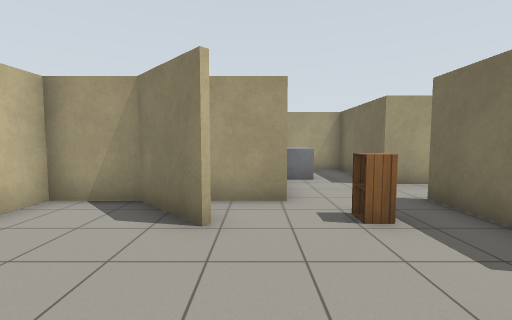
view 1 (above)

24 first-person views from a walk through a world built for the Gazebo simulator. The camera is 1.2 m above the floor, tilts 4° down and sees 90° across. The floor is counted in squares, 1 m on a side. Each view is taken from the middle of a square. On the plan, view 1 faces up. The plan holds only what a view shows up to about 12 squares ahead; the rest is blank. Gazebo's built-in surfaces are drawn with simple patterns.

view 2
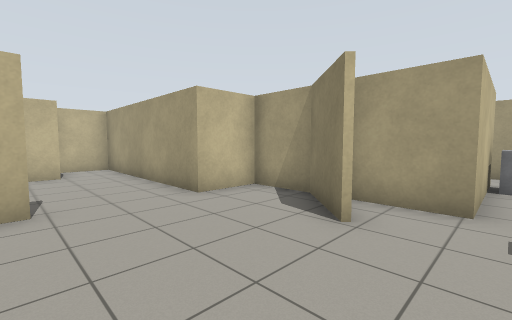

view 3
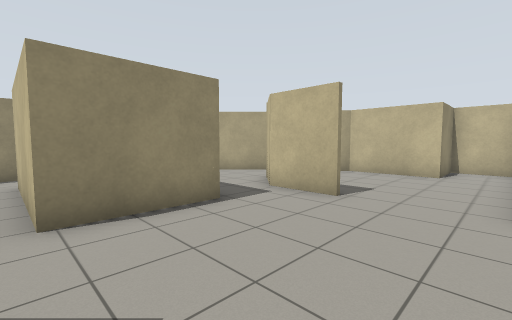

view 4
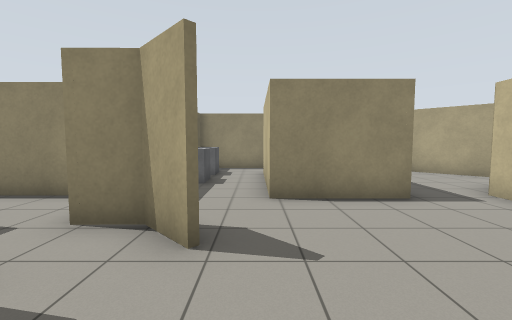

view 5
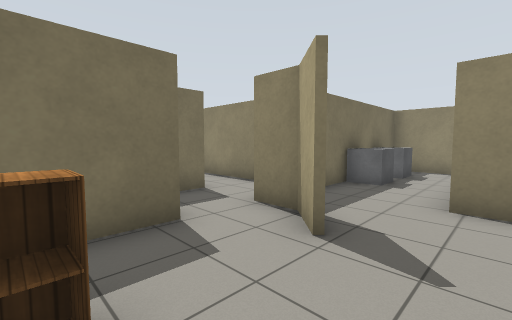

view 6
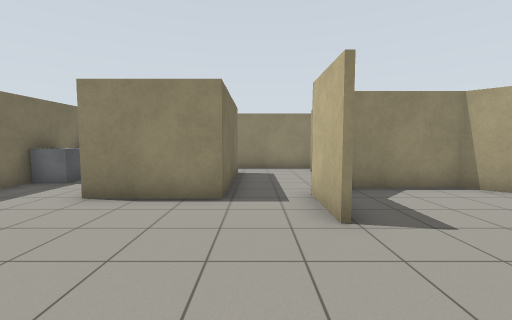

view 7
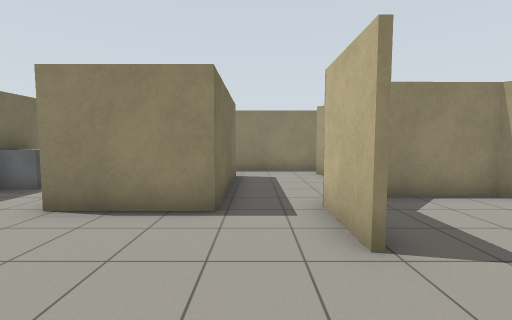

view 8
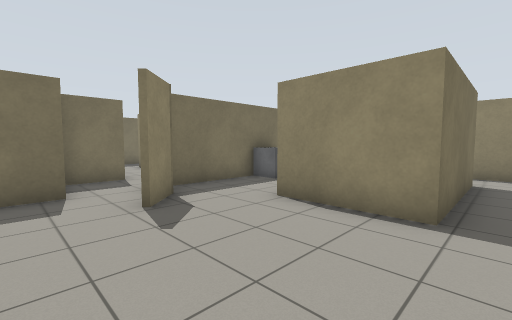

view 9
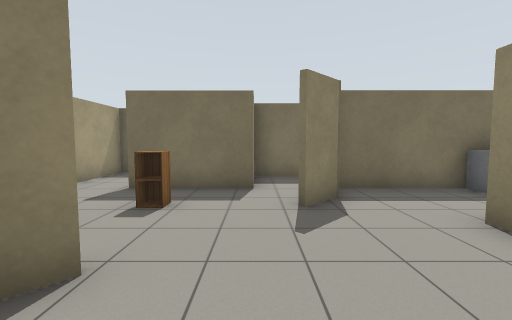

view 10
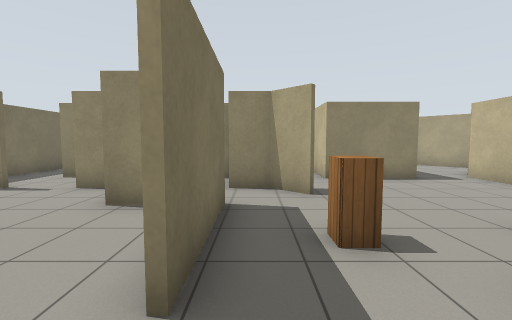

view 11
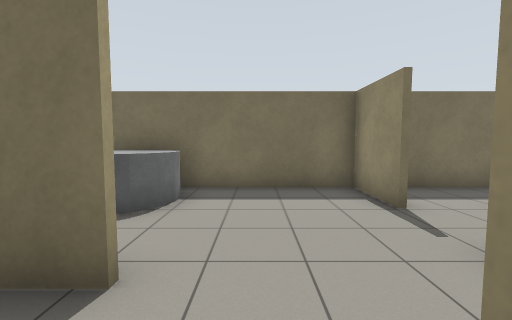

view 12
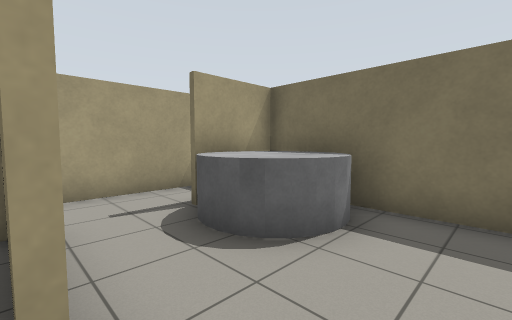

view 13
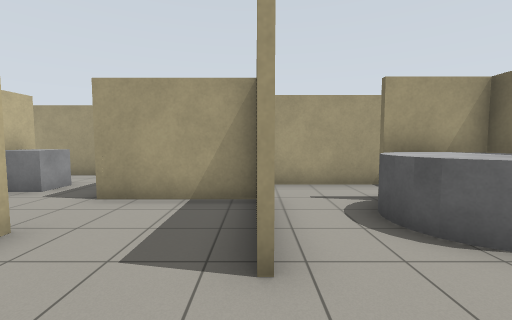

view 14
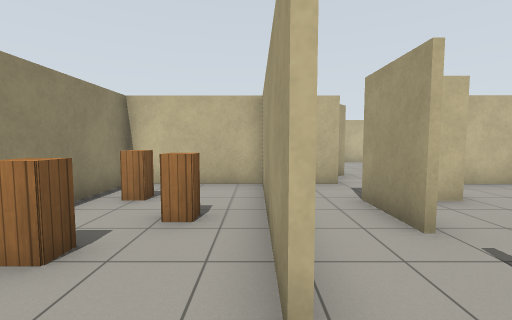

view 15
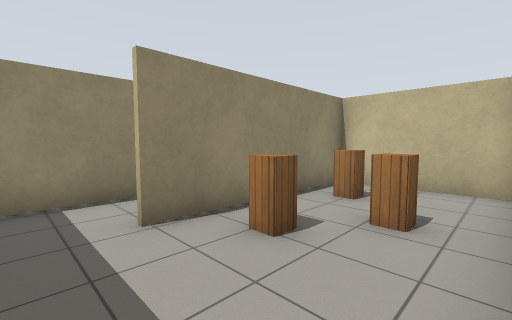

view 16
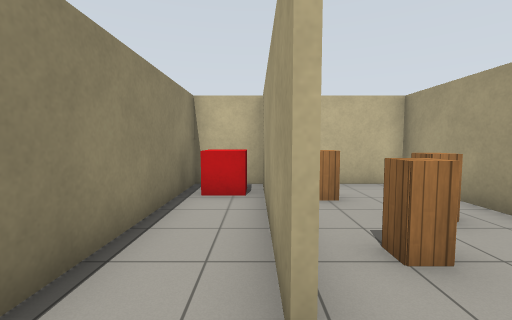

view 17
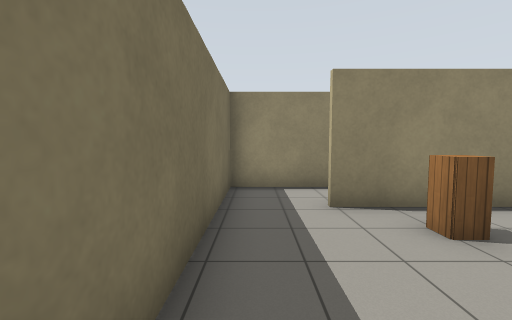

view 18
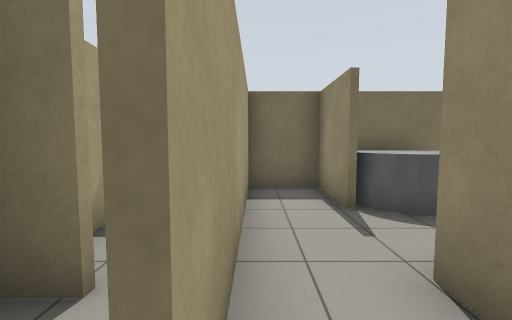

view 19
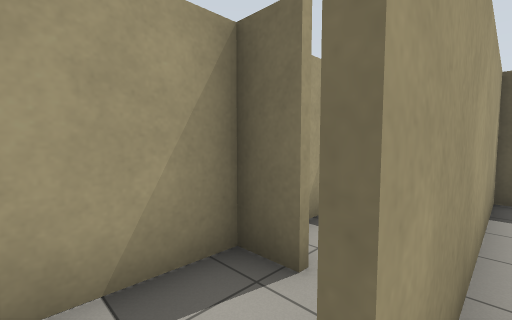

view 20
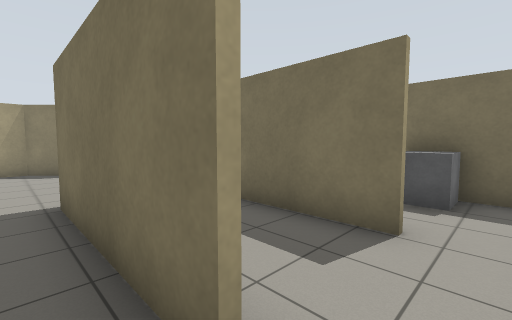

view 21
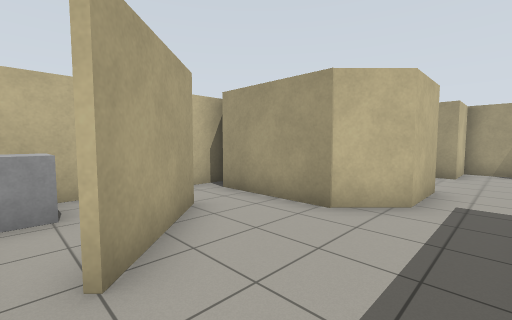

view 22
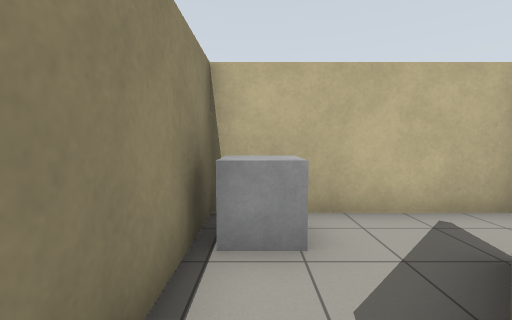

view 23
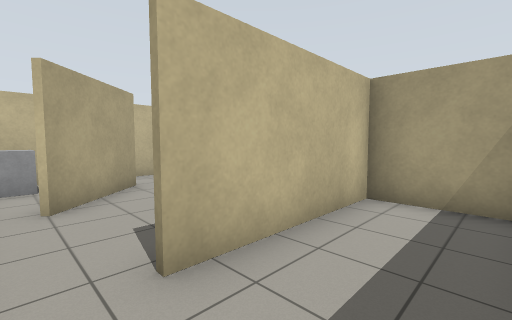

view 24
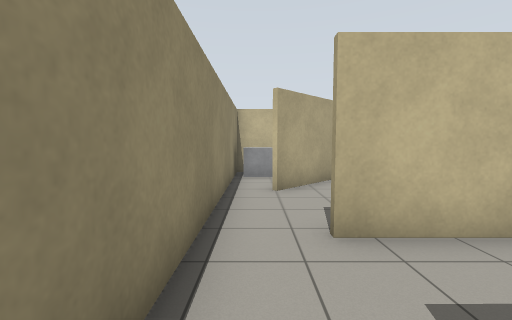

### Floor plan
Points are (right, up) in squares from view 1. A wall is a line through its corners. A room is listed if a view was taken in it or the views show most of it. See-through windows are left out.
Room 1 (views 1, 2, 3, 4, 5, 6, 7, 8, 9, 10)
walls: (-0.7, 3.5) (-2.3, 5.2) (-4.3, 5.2) (-4.3, 3.3); (1.7, 1.3) (2.6, 0.3) (3.7, 0.3); (0.7, 7.4) (0.7, 5.2) (-1.4, 5.2); (3.6, 2) (3.6, 5.4); (2.6, 0.2) (1.6, 1.2); (3.6, 7.3) (3.6, 11.2) (0.5, 11.2); (-4.3, 0.4) (-4.3, -1.7); (-2.3, -2.4) (-2.3, -1.4) (0.7, -1.4)
ways out: opening at (-3, -2) to room 6; opening at (-4, 1.5) to room 8; opening at (4, 6) to room 11; opening at (4, 1) to room 13
objects: grey box (1, 8) to (2, 9); cabinet (2, 4)
Room 2 (views 11, 12, 13)
walls: (9.5, 0.4) (11.7, 0.4) (11.7, 9.2) (7.5, 9.2); (10.4, 7.4) (11.7, 7.4); (6.9, 0.4) (7.8, 0.4); (11.7, 7.3) (10.4, 7.3); (5.1, 2.2) (5.9, 2.2) (5.9, 1.6)
ways out: opening at (8.5, 0) to room 3; opening at (5.5, 5) to room 11; opening at (6.5, 8)
objects: grey cylinder (9, 5) to (11, 7)
Room 3 (views 14, 15, 17)
walls: (11.7, -2.5) (11.7, -1); (7.6, -1.7) (9.6, -1.7)
ways out: opening at (8.5, 0) to room 2; opening at (10.5, -2) to room 9; opening at (6.5, -1) to room 12
Room 4 (views 16, 24)
walls: (3.7, -6) (3.7, -7.8); (3.6, -7.7) (3.6, -0.1); (0.4, -7.8) (11.7, -7.8) (11.7, -5.6); (0.7, -1.4) (0.7, -6.1); (9.8, -5.8) (4, -5.8)
ways out: opening at (1, -7) to room 7; opening at (10.5, -6) to room 9
objects: grey box (3, -6); grey box (3, -4) to (3, -3); red box (4, -7) to (5, -7)
Room 5 (views 18, 19)
walls: (6.9, 10.2) (6.9, 11.2); (8.7, 11.2) (4.9, 11.2)
ways out: opening at (5, 9)
Room 6 (views 20, 21, 22)
walls: (-2.3, -6.1) (-2.3, -2.4); (-5.6, -7.8) (-2.6, -7.8); (-4.3, -1.7) (-5.3, -2.8) (-7.5, -2.8); (-7.4, -4.3) (-5.2, -6.5)
ways out: opening at (-3, -2) to room 1; opening at (-2, -7) to room 7; opening at (-6.5, -4) to room 10; opening at (-5, -7) to room 10
Room 7 (view 23)
walls: (0.6, -6.1) (0.6, -3); (-2.6, -7.8) (0.4, -7.8); (0.1, -1.5) (-2.1, -1.5) (-2.1, -6.1)
ways out: opening at (1, -7) to room 4; opening at (-2, -7) to room 6
Room 8 (no view inside)
walls: (-9.3, 1.4) (-9.3, -1.8) (-8.4, -2.7) (-5.5, -2.7); (-4.3, 3.3) (-9.4, 3.3)
ways out: opening at (-4, 1.5) to room 1; opening at (-10, 2)
Room 9 (no view inside)
walls: (9.6, -1.8) (3.7, -1.8) (3.7, -6); (11.7, -5.6) (11.7, -2.5); (3.6, -5.7) (9.8, -5.7)
ways out: opening at (10.5, -2) to room 3; opening at (10.5, -6) to room 4
objects: cabinet (6, -5); cabinet (7, -3); cabinet (8, -4)
Room 10 (no view inside)
walls: (-7.5, -2.8) (-8.5, -2.8); (-9.3, -2.1) (-9.3, -7.8) (-5.6, -7.8)
ways out: opening at (-6.5, -4) to room 6; opening at (-5, -7) to room 6
objects: grey box (-8, -7)
Room 11 (no view inside)
walls: (3.7, 5.4) (3.7, 3.9); (6.9, 4.1) (6.9, 7.3) (3.6, 7.3)
ways out: opening at (4, 6) to room 1; opening at (5.5, 5) to room 2
Room 12 (no view inside)
walls: (7.7, 0.2) (5.6, 0.2); (3.9, -1.7) (7.6, -1.7)
ways out: opening at (6.5, -1) to room 3; opening at (5, 0) to room 13
Room 13 (no view inside)
walls: (5.6, 0.2) (5.6, 2.1); (3.7, 0.3) (3.7, -0.4)
ways out: opening at (4, 1) to room 1; opening at (5, 0) to room 12

Where each view was taken, in squares from view 1:
view 1: 0 up, 0 right, facing up
view 2: 0 up, 1 right, facing up-left
view 3: 3 up, 1 right, facing down-left
view 4: 4 up, 1 right, facing down
view 5: 4 up, 0 right, facing down-right
view 6: 4 up, 3 left, facing down
view 7: 3 up, 3 left, facing down
view 8: 3 up, 3 left, facing down-right
view 9: 2 up, 3 left, facing right
view 10: 7 up, 3 right, facing down
view 11: 3 up, 5 right, facing right
view 12: 3 up, 7 right, facing up-right
view 13: 2 up, 7 right, facing up
view 14: 2 down, 11 right, facing left
view 15: 2 down, 11 right, facing down-left
view 16: 6 down, 11 right, facing left
view 17: 1 down, 11 right, facing down
view 18: 9 up, 5 right, facing right
view 19: 9 up, 5 right, facing up-right
view 20: 7 down, 3 left, facing up-right
view 21: 7 down, 3 left, facing up-left
view 22: 7 down, 5 left, facing left
view 23: 7 down, 0 right, facing up-left
view 24: 7 down, 1 right, facing left
